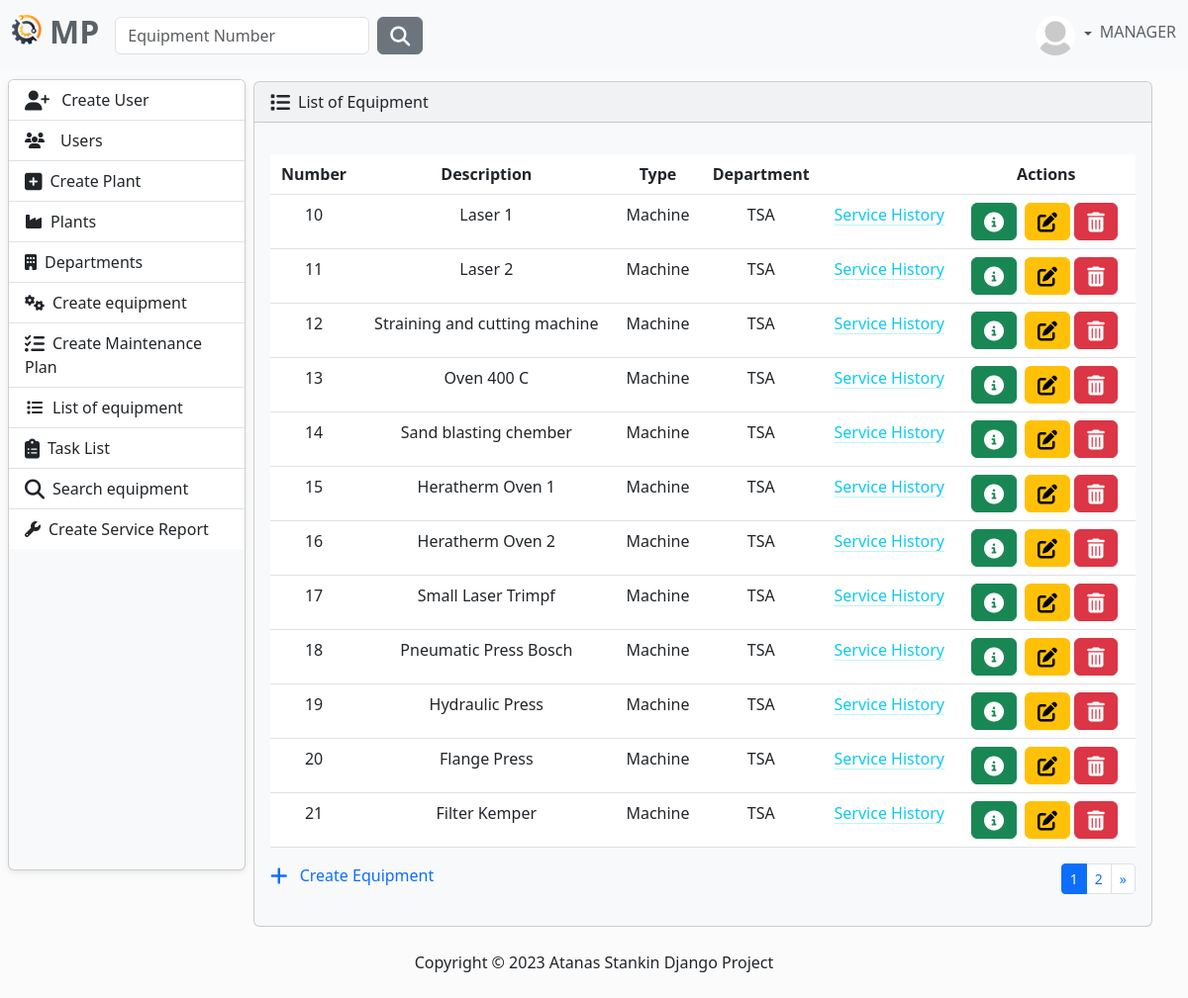
The page /equipment/equipment-list/ (signed in) on the database its author committed.
### MaintenancePlanner/accounts/models.py (models this page shows, shortened)
class AppUser(AbstractUser, PermissionsMixin):
    username = models.CharField(
        max_length=30,
        validators=[
            MinLengthValidator(4),
        ],
        unique=True,
    )
    first_name = models.CharField(
        max_length=30,
        validators=[
            MinLengthValidator(2),
            user_name_validator,
        ]
    )
    last_name = models.CharField(
        max_length=30,
        validators=[
            MinLengthValidator(2),
            user_name_validator,
        ]
    )
    email = models.EmailField(unique=True)
    class Role(models.TextChoices):
        MANAGER = "MANAGER", 'Manager'
        SUPERVISOR = "SUPERVISOR", 'Supervisor'
        OPERATOR = "OPERATOR", 'Operator'
    role = models.CharField(max_length=50, choices=Role.choices)

class Profile(models.Model):
    user = models.OneToOneField(AppUser, on_delete=models.CASCADE)
    image = models.ImageField(
        default='images/default.jpg',
        null=True,
        blank=True,
        upload_to='images/'
    )

### MaintenancePlanner/equipment/models.py (models this page shows, shortened)
class Equipment(models.Model):
    description = models.CharField(
        max_length=50,
        validators=[equipment_name_validator],
    )
    type = models.CharField(
        max_length=30,
        choices=TYPE_OF_EQUIPMENT
    )
    acquisition_date = models.DateField(
        blank=True,
        null=True,
        verbose_name='Acquisition Date',
    )
    acquisition_value = models.FloatField(
        blank=True,
        null=True,
        verbose_name='Acquisition Value',
    )
    currency_code = models.CharField(
        max_length=10,
        choices=CURRENCY_CHOICES,
        default='EUR',
    )
    year_of_manufacture = models.PositiveIntegerField(
        verbose_name='Year of Manufacture',
        null=True,
        blank=True,
    )
    manufacturer = models.CharField(
        max_length=30,
        blank=True,
        null=True,
    )
    model_number = models.CharField(
        max_length=30,
        blank=True,
        null=True,
        verbose_name='Model Number'
    )
    part_number = models.CharField(
        max_length=30,
        blank=True,
        null=True,
        verbose_name='Manufacturer Part Number',
    )
    serial_number = models.CharField(
        max_length=30,
        blank=True,
        null=True,
        verbose_name='Manufacturer Serial Number',
    )
    plant = models.ForeignKey(
        to=Plant,
        on_delete=models.CASCADE)
    department = models.ForeignKey(
        to=Department,
        on_delete=models.CASCADE)

### MaintenancePlanner/plant/models.py (models this page shows)
class Department(models.Model):
    name = models.CharField(
        max_length=30,
    )
    plant = models.ForeignKey(
        to=Plant,
        on_delete=models.CASCADE,
    )
    def __str__(self):
        return self.name

### MaintenancePlanner/equipment/views.py (the view)
# urls.py: path('equipment-list/', EquipmentListView.as_view(), name='equipment-list'),
class EquipmentListView(LoginRequiredMixin, ListView):
    model = Equipment
    context_object_name = 'equipment'
    template_name = 'equipment_list.html'
    paginate_by = 12
    def get_queryset(self):
        order_by_param = self.request.GET.get('order_by')
        default_ordering = 'id'
        valid_ordering_fields = ['description', 'type', 'acquisition_date', 'acquisition_value', 'year_of_manufacture']
        ordering = order_by_param if order_by_param in valid_ordering_fields else default_ordering
        return Equipment.objects.order_by(ordering)

### MaintenancePlanner/maintenance_plan/models.py (called while the page is built)
    def __str__(self):
        return self.name

### MaintenancePlanner/equipment/templates/equipment_list.html
{% extends "base.html" %}
{% block content %}
    <div class="row justify-content-center">
        <div class="col-12 ">
            {% include 'partials/equipment.html' %}
        </div>
    </div>
{% endblock %}

### templates/partials/navbar.html (shortened to what this page needs)
{% load static %}
<nav class="navbar navbar-expand-lg bg-light fixed-top" data-bs-theme="light">
    <div class="container-fluid">
        <a class="navbar-brand" href="{% url 'home-page' %}">
            <ul class="navbar-nav ms-auto d-flex flex-row">
                <li><img class="logo me-2" src="{% static 'img/logo.png' %}" alt="logo" height="30"></li>
                <li><h2 style="color: #5a6268; font-weight: bold">MP</h2></li>
            </ul>
        </a>
        <div class="collapse navbar-collapse" id="navbarColor01">
            {% if user.is_authenticated %}
                <form class="d-flex" method=POST action="{% url 'search-equipment' %}">
                    <input class="form-control me-sm-2" type="search" placeholder="Equipment Number"
                           name="number">
                    <button class="btn btn-secondary my-2 my-sm-0" type="submit"><i
                            class="fa-solid fa-magnifying-glass fa-lg"></i></button>
                </form>
            {% endif %}
            <ul class="navbar-nav ms-auto d-flex flex-row">
                {% if not request.user.is_authenticated %}
                    <li class="nav-item">
                        <a class="nav-link" href="{% url 'login' %}"><i
                                class="fa-solid fa-right-to-bracket fa-lg me-2"></i>Sig In
                        </a>
                    </li>
                {% else %}
                    <li class="nav-item dropdown d-flex align-items-center">
                        <div class="btn-group dropdown">
                            <a class="nav-link dropdown-toggle" data-bs-toggle="dropdown" href="#" role="button"
                               aria-haspopup="true" aria-expanded="false">
                                {% if user.profile.image %}
                                    <img src="{{ user.profile.image.url }}" class="rounded-circle" height="40"
                                         loading="lazy"/>
                                {% else %}
                                    <img src="{% static 'img/profile-img.png' %}" class="rounded-circle" height="40"
                                         loading="lazy"/>
                                {% endif %}
                            </a>
                        </div>
                        <h6 style="color: #5a6268">{{ request.user.role }}</h6>
                    </li>
                {% endif %}
            </ul>
        </div>
    </div>
</nav>

### MaintenancePlanner/equipment/templates/partials/equipment.html (shortened to what this page needs)
{% if equipment %}
    <div class="card bg-light ms-1 me-4 mb-4 mt-0">
    <div class="card-header">
        <i class="fa-solid fa-list fa-lg me-2"></i>List of Equipment
    </div>
    <div class="card-body">
        <p class="card-text">
        <div class="table-responsive">
            <table class="table table-hover ">
                <thead class="text-center">
                <tr>
                    <th scope="col">Number</th>
                    <th scope="col">Description</th>
                    <th scope="col">Type</th>
                    <th scope="col">Department</th>
                    <th scope="col"></th>
                    <th scope="col">Actions</th>
                </tr>
                </thead>
                <tbody class="text-center">
                {% for eq in  equipment %}
                    <tr>
                        <td>{{ eq.id }}</td>
                        <td>{{ eq.description }}</td>
                        <td>{{ eq.type }}</td>
                        <td>{{ eq.department }}</td>
                        <td>
                            <a class="link-info link-offset-2 link-underline-opacity-25 link-underline-opacity-100-hover"
                               href="{% url 'service-history' eq.id %}">
                                Service History
                            </a>
                        </td>
                        <td>
                            <button type="button" class="btn btn-success me-1"
                                    href="{% url 'view-equipment' eq.id %}" data-bs-toggle="modal"
                                    data-bs-target="#myModal{{ eq.id }}">
                                <i class="fa-solid fa-circle-info fa-lg"></i>
                            </button>
                            {% if request.user.role == 'MANAGER' or request.user.role == 'SUPERVISOR' %}
                                <a class="btn btn-warning" href="{% url 'edit-equipment' eq.id %}">
                                    <i class="fa-solid fa-pen-to-square fa-lg"></i>
                                </a>
                                <button type="button" class="btn btn-danger me-1"
                                        href="{% url 'delete-equipment' eq.id %}"
                                        data-bs-toggle="modal"
                                        data-bs-target="#myModal2{{ eq.id }}">
                                    <i class="fa-solid fa-trash-can fa-lg"></i>
                                </button>
                            {% endif %}
                        </td>
                    </tr>
                {% endfor %}
                </tbody>
            </table>
            <div>
                <div class='d-flex justify-content-between'>
                    <div>
                        {% if request.user.role == 'MANAGER' or request.user.role == 'SUPERVISOR' %}
                            <a class="link-primary text-decoration-none" href="{% url 'create-equipment' %}">
                                <i class="fa-solid fa-plus fa-lg me-2"></i>
                                Create Equipment
                            </a>
                        {% endif %}
                    </div>
                    <div>
                        {% if is_paginated %}
                            <ul class="pagination pagination-sm">
                                {% for num in page_obj.paginator.page_range %}
                                    {% if page_obj.number == num %}
                                        <li class="page-item active">
                                            <a class="page-link" href="?page={{ num }}">{{ num }}</a>
                                        </li>
                                    {% elif num > page_obj.number|add:'-3' and num < page_obj.number|add:'3' %}
                                        <li class="page-item">
                                            <a class="page-link" href="?page={{ num }}">{{ num }}</a>
                                        </li>
                                    {% endif %}
                                {% endfor %}
                                {% if page_obj.has_next %}
                                    <li class="page-item">
                                        <a class="page-link" href="?page={{ page_obj.next_page_number }}">&raquo;</a>
                                    </li>
                                {% endif %}
                            </ul>
                        {% endif %}
                    </div>
                </div>
            </div>
        </div>
    </div>
{% endif %}

### static/css/body.css (style rules this page uses)
body { background-color: #fbfbfb; }

### rows shown on the page
AppUser: profile.image (placeholder picture), user.role "MANAGER"
Equipment: id "10", description "Laser 1", type "Machine", department "TSA"
Equipment: id "11", description "Laser 2", type "Machine", department "TSA"
Equipment: id "12", description "Straining and cutting machine", type "Machine", department "TSA"
Equipment: id "13", description "Oven 400 C", type "Machine", department "TSA"
Equipment: id "14", description "Sand blasting chember", type "Machine", department "TSA"
Equipment: id "15", description "Heratherm Oven 1", type "Machine", department "TSA"
Equipment: id "16", description "Heratherm Oven 2", type "Machine", department "TSA"
Equipment: id "17", description "Small Laser Trimpf", type "Machine", department "TSA"
Equipment: id "18", description "Pneumatic Press Bosch", type "Machine", department "TSA"
Equipment: id "19", description "Hydraulic Press", type "Machine", department "TSA"
Equipment: id "20", description "Flange Press", type "Machine", department "TSA"
Equipment: id "21", description "Filter Kemper", type "Machine", department "TSA"

### other values the page prints
{{ num }} "1"
{{ num }} "2"
